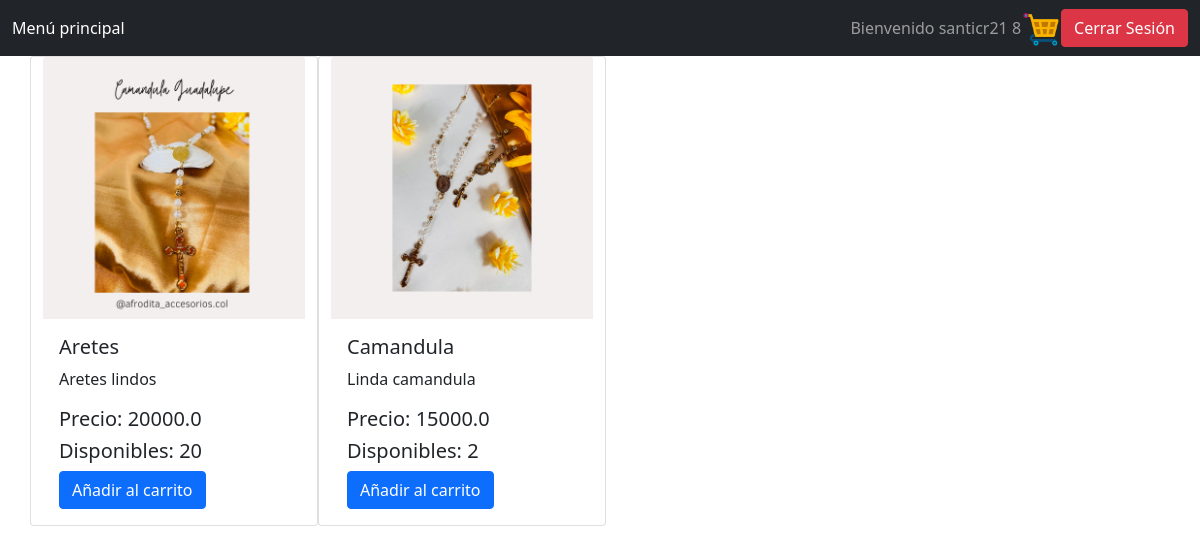
The app's page / (signed in) with its own data.
### tables this page shows
CREATE TABLE Item (Id INTEGER PRIMARY KEY AUTOINCREMENT, Name TEXT, Quantity INT, Price REAL, Sold INT, Description TEXT, URL TEXT);

### app.py (the view)
@app.route('/')
def index():
    rows = readItem()
    flag = 0
    amount = 0
    user, admin = "", ""
    if "user" in session:
        user = session["user"]
        lst = readCart(user)
        amount = 0
        for it in lst:
            amount += it[2]
        flag = 1
    elif "admin" in session:
        admin = session["admin"]
        flag = 2
    return render_template('index.html', data = rows, user = user, flag = flag, admin = admin, amount = amount)

### controller.py (called while the page is built)
def readItem():
    conn = sqlite3.connect('items.db')
    cursor = conn.cursor()
    query1 = "SELECT * FROM item"
    rows = cursor.execute(query1)
    print(rows)
    return rows

def readCart(user):
    conn = sqlite3.connect('items.db')
    cursor = conn.cursor()
    query1 = f"SELECT * FROM Cart WHERE User = '{user}'"
    rows = cursor.execute(query1)
    lst = list(rows)
    conn.close()
    return lst

### templates/index.html (shortened to what this page needs)
<!DOCTYPE html>
<html>
    <head>
        <link href="https://cdn.jsdelivr.net/npm/bootstrap@5.0.2/dist/css/bootstrap.min.css" rel="stylesheet">
    </head>
    <body>
        <nav class="navbar navbar-dark bg-dark">
            <div class="container-fluid">
                <ul class="navbar-nav me-auto mb-2 mb-lg-0">
                    <li class="nav-item">
                        <a class="nav-link active" aria-current="page" href="{{ url_for('index') }}">
                            Menú principal
                        </a>
                    </li>
                </ul>
                {% if flag == 0 %}
                    <a href="{{ (url_for('login')) }}">
                        <button type="submit" class="btn btn-success">Iniciar Sesión</button>
                    </a>
                    <a href="{{ (url_for('register')) }}">
                        <button type="submit" class="btn btn-danger">Registrarse</button>
                    </a>
                {% elif flag == 1 %}
                    <span class="navbar-text">Bienvenido {{ user }} {% if amount > 0 %} {{ amount }} {% endif %}</span>
                    <a href="{{ url_for('cart') }}">
                        <img src="/static/cart.png" style="width: 2.5rem;">
                    </a>
                    <form action="{{ (url_for('logout')) }}">
                        <button type="submit" class="btn btn-danger">Cerrar Sesión</button>
                    </form>
                {% endif %}
            </div>
        </nav>
        <div class="container">
			<div class="row">
		        {% for row in data %}
		            <div class="card" style="width: 18rem;">
		                <img src="{{ row[6] }}" class="card-img-top" alt="{{ row[1] }}">
		                <div class="card-body">
		                    <h5 class="card-title">{{ row[1] }}</h5>
		                    <p class="card-text">
		                        {{ row[5] }}
		                    </p>
                            <h5>Precio: {{ row[3] }}</h5>
                            <h5>Disponibles: {{ row[2] }}</h5>
		                    {% if user %}
		                    <form action="{{ url_for('add_cart', itemId = row[0], user = user) }}">
		                        <button type="submit" class="btn btn-primary">Añadir al carrito</button>
		                    </form>
		                    {% endif %}
		                </div>
		            </div>
		        {% endfor %}
		    </div>
		</div>
    </body>
</html>

### records on screen
Item: URL (picture), Name "Aretes", Description "Aretes lindos", Price "20000.0", Quantity "20"
Item: URL (picture), Name "Camandula", Description "Linda camandula", Price "15000.0", Quantity "2"

### other values on screen
{{ user }} "santicr21"
{{ amount }} "8"
